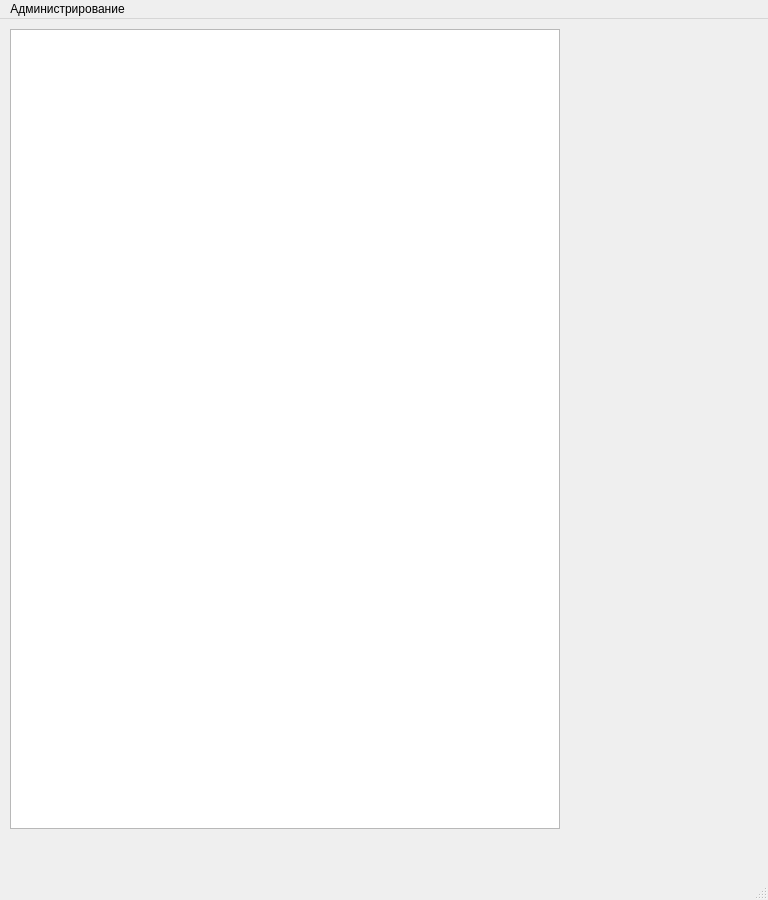
<?xml version="1.0" encoding="UTF-8"?>
<ui version="4.0">
 <class>MainWindow</class>
 <widget class="QMainWindow" name="MainWindow">
  <property name="geometry">
   <rect>
    <x>0</x>
    <y>0</y>
    <width>768</width>
    <height>900</height>
   </rect>
  </property>
  <property name="windowTitle">
   <string>MainWindow</string>
  </property>
  <widget class="QWidget" name="centralwidget">
   <widget class="QListWidget" name="listWidget">
    <property name="geometry">
     <rect>
      <x>10</x>
      <y>10</y>
      <width>550</width>
      <height>800</height>
     </rect>
    </property>
   </widget>
  </widget>
  <widget class="QMenuBar" name="menubar">
   <property name="geometry">
    <rect>
     <x>0</x>
     <y>0</y>
     <width>768</width>
     <height>21</height>
    </rect>
   </property>
   <widget class="QMenu" name="menu">
    <property name="title">
     <string>Администрирование</string>
    </property>
    <addaction name="separator"/>
    <addaction name="action_5"/>
    <addaction name="action_6"/>
    <addaction name="separator"/>
    <addaction name="action_8"/>
    <addaction name="action_9"/>
    <addaction name="separator"/>
    <addaction name="action_11"/>
    <addaction name="action_12"/>
   </widget>
   <addaction name="menu"/>
  </widget>
  <widget class="QStatusBar" name="statusbar"/>
  <action name="action">
   <property name="text">
    <string>Диспетчер</string>
   </property>
  </action>
  <action name="action_2">
   <property name="text">
    <string>Механик</string>
   </property>
  </action>
  <action name="action_3">
   <property name="text">
    <string>Бухгалтер</string>
   </property>
  </action>
  <action name="action_5">
   <property name="text">
    <string>Водитель</string>
   </property>
  </action>
  <action name="action_6">
   <property name="text">
    <string>Кондуктор</string>
   </property>
  </action>
  <action name="action_8">
   <property name="text">
    <string>Автобус</string>
   </property>
  </action>
  <action name="action_9">
   <property name="text">
    <string>Маршрут</string>
   </property>
  </action>
  <action name="action_11">
   <property name="text">
    <string>Механик</string>
   </property>
  </action>
  <action name="action_12">
   <property name="text">
    <string>Диспетчер</string>
   </property>
  </action>
 </widget>
 <resources/>
 <connections/>
</ui>
